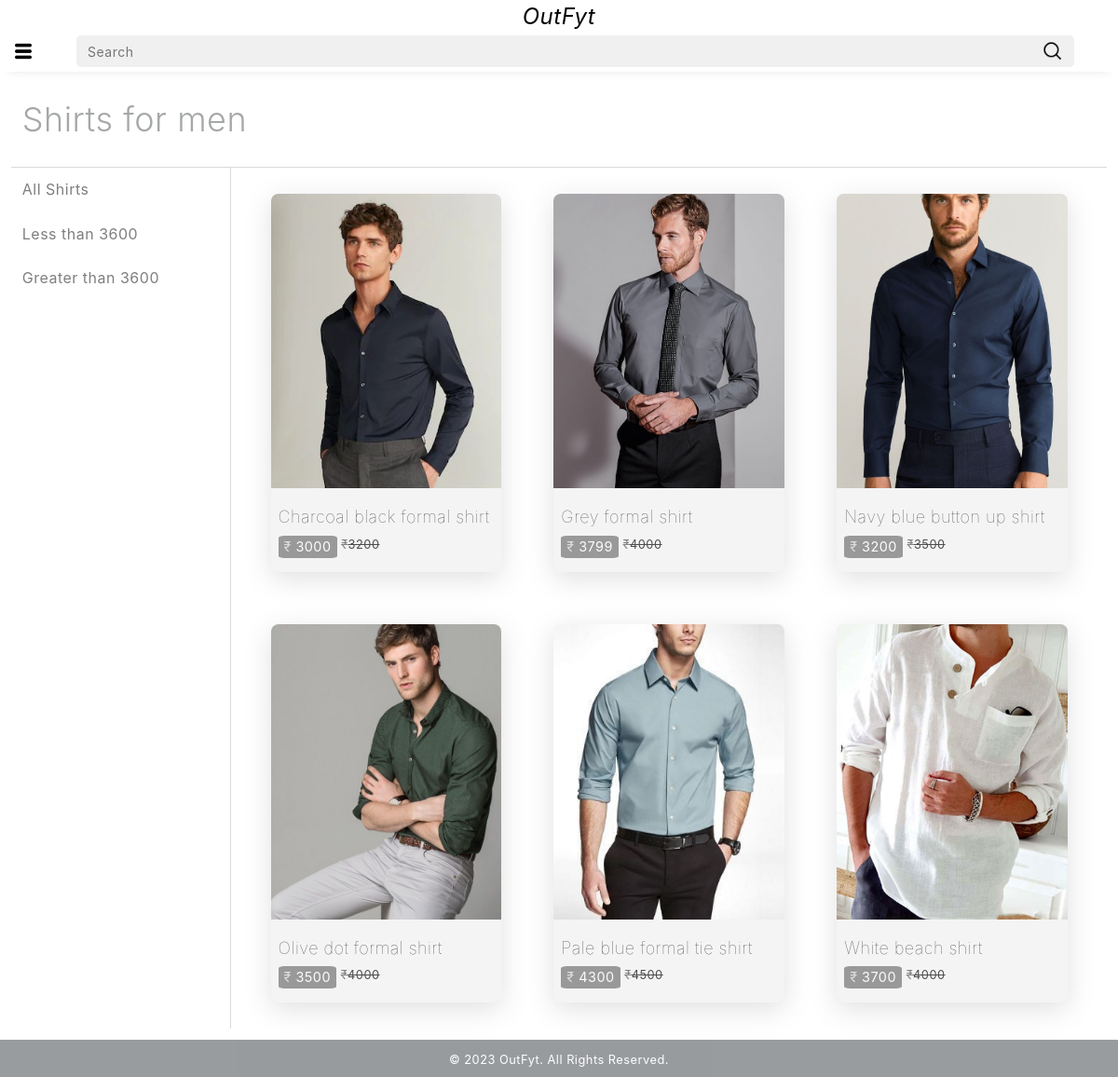
Page /mshirts/ on the committed database.
### app/models.py (models this page shows)
class Product(models.Model):
    title=models.CharField(max_length=100)
    selling_price=models.IntegerField()
    discounted_price=models.IntegerField()
    description=models.TextField()
    brand=models.CharField(max_length=100)
    category=models.CharField(choices=CATEGORY_CHOICES,max_length=3)
    product_image=models.ImageField(upload_to='productimg')

### app/views.py (the view)
# urls.py: path('mshirts/', views.mshirts, name='mshirts'),
def mshirts(request,data=None):
    totalitem = 0
    if request.user.is_authenticated:
        totalitem = len(Cart.objects.filter(user=request.user))
    if data == None:
        mshirts = Product.objects.filter(category='MS')
    elif data == 'below':
        mshirts = Product.objects.filter(category='MS').filter(discounted_price__lt=3600)
    elif data == 'above':
        mshirts = Product.objects.filter(category='MS').filter(discounted_price__gt=3600)
    return render(request, 'app/mshirts.html',{'mshirts':mshirts, 'totalitem':totalitem})

### app/templates/app/mshirts.html (shortened to what this page needs)
{% extends 'app/base.html' %}
{% load static %}
{% block main-content %}
<div class="all-products-main">
    <div class="all-products-header">Shirts for men</div>
    <div class="all-products-body">
      <div class="all-filters">
        <a
          href="{% url 'mshirts'%}"
          class=""
          >All Shirts</a
        >
        <a
          href="{% url 'mshirtsdata' 'below' %}"
          class=""
          >Less than 3600</a
        >
        <a
          href="{% url 'mshirtsdata' 'above' %}"
          class=""
          >Greater than 3600</a
        >
      </div>
      <div class="all-items">
        {% for product in mshirts %}
        <a class="each-slide-item" href="{% url 'product-detail' product.id %}">
          <div class="slide-item-img">
            <img src="{{product.product_image.url}}" alt="not found" />
          </div>
          <div class="slide-item-details">
            <div class="slide-item-title light w-100">
              {{product.title}}
            </div>
            <div class="slide-item-price-outer">
              <div class="slide-item-price light">
                <span class="light">&#8377;</span> {{product.discounted_price}}
              </div>
              <small class="light">
                <span class="light">&#8377;</span>{{product.selling_price}}
              </small>
            </div>
          </div>
        </a>
        {% endfor %}
      </div>
    </div>
  </div>
{% endblock main-content %}

### app/static/app/css/style.css (style rules this page uses)
* { user-select: none; letter-spacing: 0.5px; font-weight: 400; }
div > a { text-decoration: none; color: black; }
.each-slide-item { display: flex; flex-direction: column; background-color: rgba(128, 128, 128, 0.091); aspect-ratio: 1/1.6; border-radius: 8px; justify-content: space-between; gap: 10px; }
.slide-item-img { border-top-left-radius: 8px; border-top-right-radius: 8px; height: 80%; }
.slide-item-img > img { border-top-left-radius: 8px; border-top-right-radius: 8px; object-fit: cover; height: 100%; width: 100%; }
.slide-item-details { height: 20%; display: flex; flex-direction: column; justify-content: space-evenly; padding: 0px 8px 8px 8px; }
.slide-item-price { font-size: 4vw; background-color: rgba(0, 0, 0, 0.548); width: max-content; color: white; padding: 0.05vw 1.3vw 0.1vw 1.3vw; border-radius: 10%; }
.slide-item-title { font-size: 5vw; color: black; width: 100%; overflow: hidden; white-space: nowrap; text-overflow: ellipsis; }
.all-products-main { display: flex; flex-direction: column; gap: 1vw; padding: 1%; }
.all-products-header { font-weight: 300; font-size: 6vw; display: flex; align-items: center; height: 100%; padding: 1%; opacity: 0.4; }
.all-products-body { display: flex; flex-direction: column; height: 100%; width: 100%; align-items: center; }
.all-filters { display: flex; flex-direction: column; width: 100%; height: 100%; border-top: 0.5px solid rgba(0, 0, 0, 0.144); border-bottom: 0.5px solid rgba(0, 0, 0, 0.144); }
.all-filters > a { padding: 3%; transition: 0.2s ease-in-out; opacity: 0.5; }
.all-items { width: 80%; height: 100%; display: flex; flex-wrap: wrap; align-items: center; justify-content: center; }
.all-items > .each-slide-item { margin: 10% auto; transition: 0.3s ease-in-out; box-shadow: rgba(100, 100, 111, 0.2) 0px 7px 29px 0px; }
.slide-item-price-outer { width: 100%; display: flex; flex-direction: row; gap: 2%; }
.slide-item-price-outer > small { text-decoration: line-through; }
.mrp, .light { opacity: 0.68; }
@media (min-width: 400px) { .slide-item-price { font-size: 2.2vw; padding: 0.05vw 1vw 0.1vw 1vw; } }
@media (min-width: 400px) { .slide-item-title { font-size: 2.5vw; } }
@media (min-width: 400px) { .all-products-header { font-size: 5vw; } }
@media (min-width: 400px) { .all-items > .each-slide-item > .slide-item-details > .slide-item-price-outer > .slide-item-price { font-size: 4vw; padding: 0.05vw 1.3vw 0.1vw 1.3vw; } }
@media (min-width: 400px) { .all-items > .each-slide-item > .slide-item-details > .slide-item-title { font-size: 5vw; } }
@media (min-width: 600px) { .all-items > .each-slide-item > .slide-item-details > .slide-item-price-outer > .slide-item-price, .slide-item-price { font-size: 1.6vw; padding: 0.05vw 0.8vw 0.1vw 0.8vw; } }
@media (min-width: 600px) { .all-items > .each-slide-item > .slide-item-details > .slide-item-title, .slide-item-title { font-size: 1.8vw; } }
@media (min-width: 600px) { .all-products-header { font-size: 4vw; } }
@media (min-width: 600px) { .all-products-body { flex-direction: row; align-items: flex-start; } }
@media (min-width: 600px) { .all-filters { width: 20%; border-bottom: 0px; } }
@media (min-width: 600px) { .all-filters > a { padding: 5%; } }
@media (min-width: 600px) { .all-items { border-top: 0.5px solid rgba(0, 0, 0, 0.144); border-left: 0.5px solid rgba(0, 0, 0, 0.144); } }
@media (min-width: 600px) { .all-items > .each-slide-item { width: 40%; margin: 5% 5%; } }
@media (min-width: 1000px) { .all-items > .each-slide-item > .slide-item-details > .slide-item-price-outer > .slide-item-price, .slide-item-price { font-size: 1.2vw; padding: 0.05vw 0.5vw 0.1vw 0.5vw; } }
@media (min-width: 1000px) { .all-items > .each-slide-item > .slide-item-details > .slide-item-title, .slide-item-title { font-size: 1.5vw; } }
@media (min-width: 1000px) { .all-products-header { font-size: 3vw; } }
@media (min-width: 1000px) { .all-items > .each-slide-item { width: 26.33%; margin: 3% 3%; } }
.w-100 { font-weight: 100; }

### rows in the picture
Product: product_image (picture), title "Charcoal black formal shirt", discounted_price "3000", selling_price "3200"
Product: product_image (picture), title "Grey formal shirt", discounted_price "3799", selling_price "4000"
Product: product_image (picture), title "Navy blue button up shirt", discounted_price "3200", selling_price "3500"
Product: product_image (picture), title "Olive dot formal shirt", discounted_price "3500", selling_price "4000"
Product: product_image (picture), title "Pale blue formal tie shirt", discounted_price "4300", selling_price "4500"
Product: product_image (picture), title "White beach shirt", discounted_price "3700", selling_price "4000"
